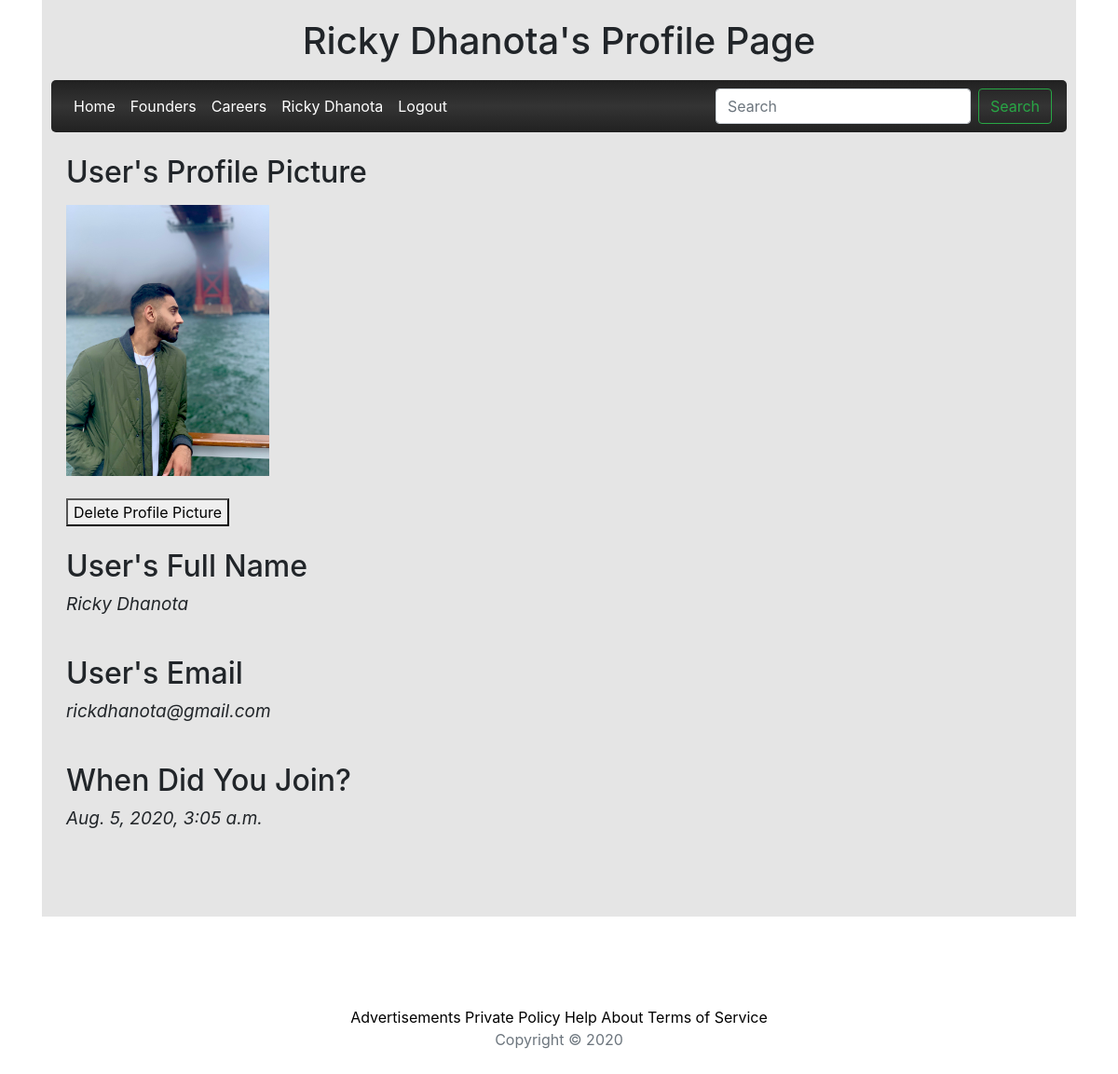
The page /userprofile/1 (signed in) on the database its author committed.
### recipe_app/models.py (models this page shows)
class User(models.Model):
    first_name = models.CharField(max_length=255)
    last_name = models.CharField(max_length=255)
    email = models.EmailField(max_length=255)
    password = models.CharField(max_length=255)
    created_at = models.DateTimeField(auto_now_add=True)
    updated_at = models.DateTimeField(auto_now=True)
    profilepic = models.CharField(null=True, max_length=255)
    objects = UserManager()

### recipe_app/views.py (the view)
# urls.py: path('userprofile/<int:id>', views.userprofile),
def userprofile(request, id):
    user = User.objects.get(id = request.session['userid'])
    print(user.profilepic)
    context = {
        'user':user,
    }
    return render(request, "userprofile.html", context)

### recipe_app/templates/userprofile.html (shortened to what this page needs)
<!DOCTYPE html>
<html lang="en">
<head>
    {% load static %}
    <link rel="stylesheet" href="{% static 'css/userprofile.css' %}">
    <link rel="stylesheet" href="https://stackpath.bootstrapcdn.com/bootstrap/4.5.0/css/bootstrap.min.css">
</head>
<body class="container">
  <div id="background">
    <h1 class="text-center">{{user.first_name}} {{user.last_name}}'s Profile Page</h1>
    <nav id="navbar" class="navbar navbar-expand-lg navbar-dark bg-dark mb-4 ">
        <div class="collapse navbar-collapse" id="navbarSupportedContent">
          <ul class="navbar-nav mr-auto">
            <li class="nav-item active">
                <a class="nav-link text-white" href="/cookbook">Home</a>
            </li>
            <li class="nav-item active">
                <a class="nav-link text-white" href="/founders">Founders</a>
            </li>
            <li class="nav-item active">
                <a class="nav-link text-white" href="#">Careers</a>
            </li>
            <li class="nav-item active">
                <a class="nav-link text-white" href="userprofile/{{user.id}}">{{user.first_name}} {{user.last_name}}</a>
            </li>
            <li class="nav-item active">
                <a class="nav-link text-white" href="/logout">Logout</a>
            </li>
          </ul>
          <form action="search" class="form-inline my-2 my-lg-0">
            <input class="form-control mr-sm-2" type="search" placeholder="Search" aria-label="Search">
            <button class="btn btn-outline-success my-2 my-sm-0" type="submit">Search</button>
          </form>
        </div>
      </nav>
    <h2 class="ml-3">User's Profile Picture</h2>
      {% if user.profilepic %}
        <img src="{{user.profilepic}}" alt="profile picture" class="ml-3 mt-2 d-inline-block"><br><br>
        <a href="/deletepicture" class="ml-3 d-inline-block"> <button>Delete Profile Picture</button> </a><br><br>
      {% else %}
    <form action="/adding_profile_pic/{{user.id}}" method="POST" enctype="multipart/form-data">
        {% csrf_token %}
        <input type="file" name="picture" class="d-inline-block">
        <button type="submit" class="d-inline-block">Upload Profile Picture</button><br>
    </form>
    {% endif %}
    <div id="textbody" class="ml-3">
      <h2 class="titleinfo mb-2">User's Full Name</h2>
      <p class="userinfo">{{user.first_name}} {{user.last_name}}</p><br>
      <h2 class="titleinfo">User's Email</h2>
      <p class="userinfo">{{user.email}}</p><br>
      <h2 class="titleinfo">When Did You Join?</h2>
      <p class="userinfo">{{user.created_at}}</p><br>
    </div>
  </div>
  <div class="col-12">
    <footer class="my-5 pt-5 light text-muted text-center text-center">
        <a class="text-black" href="#">Advertisements</a>  <a href="privacypolicy">Private Policy</a> <a href="#">Help</a> <a href="#">About</a> <a href="terms">Terms of Service</a>
        <br>
        Copyright &copy;  2020
    </footer>
</div>
</body>
</html>

### recipe_app/static/css/userprofile.css (style rules this page uses)
img { width: 20%; height: 20%; }
a:visited, a:link { color: black; }
a { text-decoration: none; }
#navbar { background: rgb(33,33,33); background: linear-gradient(360deg, rgba(33,33,33,1) 0%, rgba(52,52,52,1) 50%, rgba(33,33,33,1) 100%); border-radius: 5px; }
.container { background-image:url('../background2.jpg'); background-position: center; background-repeat: no-repeat; background-size: cover; }
#background { background: rgba(204, 204, 204, 0.5); padding-bottom: 50px; padding-left: 10px; padding-right: 10px; padding-top: 20px; }
h1 { padding-bottom: 10px; }
.userinfo { font-style: italic; font-size: 19px; }

### rows shown on the page
User: first_name "Ricky", last_name "Dhanota", profilepic (picture), email "rickdhanota@gmail.com", created_at "Aug. 5, 2020, 3:05 a.m."
